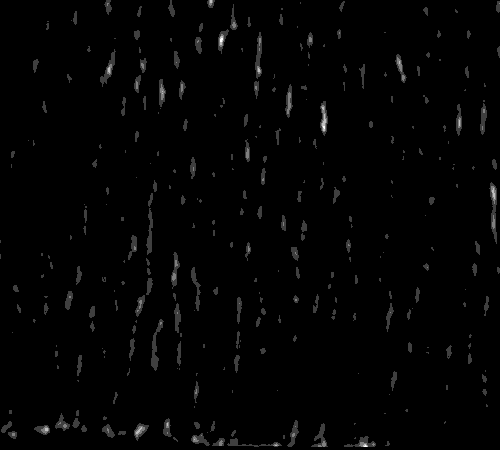
#> input picture myosin_example.tif, 500 x 450 px
$ jupyter execute --allow-errors radon_transform_example_notebook.ipynb
#> lines starting #> are read from the running program, lines starting #| are printed output that depends on the picture
#> further down, test_im is the input picture: shape (450, 500) uint16; min 0, max 1260, mean 75.6
### windowed_radon.py
#!/usr/bin/env python3
# -*- coding: utf-8 -*-

"""
Created on Mon Sep  14 11:13:23 2020

@author: nikolas, nclaussen@ucsb.edu


This module implements a windowed Radon transform as used in Ref.
https://doi.org/10.7554/eLife.27454. Rhe Radon transform is the integral
transform which takes a function f defined on the plane to a function Rf
defined on the (two-dimensional) space of lines in the plane,
whose value at a particular line is equal to the line integral of the
function over that line https://en.wikipedia.org/wiki/Radon_transform.

A windowed Radon transform subdivides an input image domain Omega into many
small rectangles and comutes the Radon transform of each. Thus, it can capture
the local anisotropy of the image. The output of the "true" Radon transform
of a function f(x,y) is anothe function Rf(alpha,s) where alpha is the line
angle and s its distance to the origin along the x-axis.

In addition, there are a number of related convenience functions.

"""

import numpy as np

from collections import Iterable

from skimage.transform import radon, rotate
from skimage.morphology import h_maxima, disk

from skimage.measure import label, regionprops
from scipy.ndimage import binary_dilation, gaussian_filter
from scipy.sparse import csc_matrix
from scipy.interpolate import NearestNDInterpolator

from sklearn import cluster

import matplotlib.pyplot as plt
from matplotlib.colors import Normalize


## Tensor post processing

def filter_field(field, image_filter, kwargs={}):
    """Apply a 2d image filter to all components of a vector or matrix field of shape (n_y, n_x, ...)"""
    is_scalar = (len(field.shape) == 2)
    is_vector = (len(field.shape) == 3)
    is_tensor = (len(field.shape) == 4)

    if is_scalar:
        output = image_filter(field, **kwargs)

    if is_vector:
        d1 = range(field.shape[-1])
        output = np.stack([image_filter(field[...,i], **kwargs) for i in d1], axis=-1)

    if is_tensor:
        d1 = range(field.shape[-2])
        d2 = range(field.shape[-1])
        output = np.stack([np.stack([image_filter(field[...,i, j], **kwargs) for i in d1], axis=-1)
                           for j in d2], axis=-1)
    return output


### Process detected lines


def flatten(lst, max_depth=1000, iter_count=0):
    """
    Flatten a list of lists into a list.

    Also works with inhomogeneous lists, e.g., [[0,1],2]. The argument
    depth determines how "deep" to flatten the list, e.g. with max_depth=1:
    [[(1,0), (1,0)]] -> [(1,0), (1,0)].

    Parameters
    ----------
    lst : list
        list-of-lists.
    max_depth : int, optional
        To what depth to flatten the list.
    iter_count : int, optional
        Helper argumenr for recursion depth determination.
    Returns
    -------
    iterator
        flattened list.

    """
    for el in lst:
        if (isinstance(el, Iterable) and not isinstance(el, (str, bytes))
                and iter_count < max_depth):
            yield from flatten(el, max_depth=max_depth,
                               iter_count=iter_count+1)
        else:
            yield el


# [19 lines left out: functions remap_angles, average_angles, not called in this run]


def merge_lines(lines, distance_threshold=5):
    """
    Merge lines detected by windowed radon transform.

    Merging removes duplicate lines (in particular from overlaping windows,
    and reduces clutter. Returns a single array of shape (...,4) of lines.
    """
    if type(lines) is list:
        lines = np.stack([np.hstack(x) for x in flatten(lines, max_depth=2)])
    clustering = cluster.AgglomerativeClustering(n_clusters=None, linkage='ward',
                                                 distance_threshold=distance_threshold).fit(lines[:,2:])
    labels = clustering.labels_
    # now merge points etc accordingly, weighting by intensity.
    lines_merged = []
    for n in range(labels.max()):
        lines_to_merge = lines[labels==n]
        if lines_to_merge.shape[0] == 1:
            lines_merged.append(lines_to_merge[0])
            continue
        weights = lines_to_merge[:,0]
        weights = weights/weights.sum()
        center = (lines_to_merge[:,2:].T *weights).sum(axis=-1)
        angle = average_angles(lines_to_merge[:,1], weights=weights)
        intensity = (lines_to_merge[:,0]*weights).sum()
        lines_merged.append(np.hstack([intensity, angle, center]))
    return np.stack(lines_merged)


### Plotting

# [79 lines left out: functions plot_line_segments_over_image, color_by_angle, smooth_tensor, remove_trace, not called in this run]


### Subroutines for windowed radon transform


def get_segment_com(im, angle, offset, pad=2):
    """Get parallel distance of line segment from image center."""
    e_len = int((im.shape[0]-1)/2)
    c = (-offset+e_len)
    rotated = rotate(im*disk(e_len), 90-180*angle/np.pi)
    rotated = rotated[c-pad: c+pad+1].sum(axis=0)
    rotated -= rotated.min()
    rotated /= (rotated.sum()+1e-2)
    return (rotated * np.arange(-e_len, e_len+1)).sum()


def shrink_to_centroid(binary_img):
    """Shrink connected components of binary image to their centroids"""
    labeled = label(binary_img)
    shrunk = np.zeros(binary_img.shape)
    for ind in [np.round(x['centroid']).astype(int) for x in regionprops(labeled)]:
        shrunk[ind[0], ind[1]] = 1
    return shrunk


def get_radon_tf_matrix(edge_length, theta=None, line_density=True,
                        correction=True):
    """
    Get matrix representation of Radon transform for given image size.

    The Radon transform is a linear operation and can therefore be represented
    by a matrix (which, additionally, is very sparse). For small image sizes
    (roughly < 100*100 pixels), using this matrix representation is much
    faster (x40) than skimage.transform.radon (by avoiding image rotation/
    interpolation). However, it can take some time to compute the matrix
    representation (2 mins for a 50*50 image).

    Uses the circle=True convention from skimage.transform.radon (i.e.
    assumes input image is zero outside the inscribed circle).

    Parameters
    ----------
    edge_length : int
        Image size. Must be odd.
    theta : np.array, optional
        Array of angles at which to evaluate the Radon transform.
        The default is None (set theta to
        np.linspace(0, 180, edge_length, endpoint=False)).
    line_density : bool, optional
        Whether to re-weight the radon transform so as to
        return not line integrals but line densities. If this
        is enabled, 2 pixels of the "offset" coordinate are cut off
        to avoid 0 division error.
    correction : bool, optional
        Whether to correct artifacts of radon transform
        (which can become prominent at small pixel values).
        Only works in combination with line_density.

    Returns
    -------
    matrix_rep : scipy.sparse.csc_matrix
        Sparse matrix representation of Radon transform.

    """
#> called with edge_length = 21, theta = array of shape (45,), line_density = True, correction = True
    assert edge_length % 2, "Edge length must be odd"
    e_len = int((edge_length-1)/2)
    if theta is None:
        theta = np.linspace(0, 180, edge_length, endpoint=False)
    delta = np.arange(-e_len, e_len+1)
    line_weights = 1/(2*np.sqrt(e_len**2-(delta)**2))
    cutoff = 2
    line_weights[:cutoff] = line_weights[-cutoff:] = 0

    if not line_density:
        matrix_rep = np.zeros((edge_length*len(theta),
                               edge_length, edge_length))
    if line_density:
        matrix_rep = np.zeros(((edge_length-2*cutoff)*len(theta),
                               edge_length, edge_length))
    ones = disk(e_len)
    trans_ones = radon(ones, theta=theta, preserve_range=True,
                       circle=True,)
    trans_ones = (trans_ones.T * line_weights).T[cutoff:-cutoff]

    for x in range(edge_length):
        for y in range(edge_length):
            # Ensure input image is zero outside the inscribed circle
            if (x-e_len)**2+(y-e_len)**2 > e_len**2:
                continue
            test = np.zeros((edge_length, edge_length))
            test[x, y] = 1
            trans = radon(test, theta=theta, preserve_range=True,
                          circle=True)
            if line_density:
                trans = (trans.T * line_weights).T[cutoff:-cutoff]
            if correction:
                trans = trans / trans_ones
            matrix_rep[:, x, y] = trans.flatten()
    if not line_density:
        matrix_rep = matrix_rep.reshape(edge_length*len(theta),
                                        edge_length*edge_length)
    if line_density:
        matrix_rep = matrix_rep.reshape((edge_length-2*cutoff)*len(theta),
                                        edge_length*edge_length)
    matrix_rep = csc_matrix(matrix_rep)
    return matrix_rep


def windowed_radon(img, radon_matrix, theta=None, method='h_maxima',
                   threshold_rel=2, threshold_rel_global=False,
                   threshold_mean=1.5, return_lines=False, debug=False):
    """
    Get coarse-grained anisotropy tensor for img via windowed Radon transform.

    Basic version with no support for curved surfaces, and only one option
    for maxima detection, to make code easier to read.

    See https://doi.org/10.7554/eLife.27454. This function first
    calculates a windowed Radon transform, then detects maxima of the Radon
    transform and finally computes a coarse-grained anisotropy tensor for each
    Radon patch according to tensorify_radon. Alternatively, the function can
    also return the centroid, orientation and intensity of each detected edge
    segment (for verification purposes). This information is returned in a
    2d-array like nested list format, each entry corresponding to the list
    of detected line segments from one particular Radon window.

    By default, the Radon transform is weighted so a to calculate the line
    density along each ray (this is done approximately).

    The crucial step in anisotropy detection is finding the maxima of the
    Radon transform. This is implemented using the h-maxima transform. It
    is necessary to tune the "h"-parameter of the h-maxima transform and check
    that your choice correctly detects all edge segment of interest.

    As an example of why maxima detection is so important, consider the Radon
    transform of an image containing a single line, and average over the
    projection distance delta, (so as to obtain a function of angle only). The
    result is _independent_ of the original line orientation!

    For performance reasons, this function uses a sparse matrix representation
    of the Radon transform, computed in advance using get_radon_tf_matrix.

    Parameters
    ----------
    img : np.array
        Input image.
    radon_matrix : sparse.csc_matrix
        Sparse matrix representing the Radon transform (remember, it's linear).
        Computed by get_radon_tf_matrix. Determines the size of the radon
        window.
    theta : np.array, optional
        Angles at which radon transform is computed. Defaults to
        np.linspace(0, np.pi, edge_length, endpoint=False) where edge_length
        is the window size (defined by the shape of radon_matrix).
    method : str, optional
        Either 'h_maxima' or 'global_maximum' (faster).
    threshold_rel : float, optional
        Threshold for maxima detection in radon transform. For "h_maxima",
        this is the minimal height of maxima in units of the Radon transform's
        standard deviation. For "peak_local_max", it is the minimal height of
        maxima in multiples of the global maximum.
    threshold_mean : float, optional
        2nd auxilliary threshold. All Radon transform maxima must be at least
        threshold_mean * mean(Radon transform). This removes e.g. the global
        maximum always returned by the h maxima transform if it is not
        sufficiently pronounced.
    threshold_rel_global :  float, optional
        Global threshold for h-maxima computation, in units of image
        std deviation. If non-zero, overrules the local h-maxima thresholds.
        Use when large regions of image contain no anisotropy.
    return_lines : bool, optional
        Whether to also return a list of centroids, orientations & intensities
        of all detected edges instead of just the coarse-grained anisotropy
        tensor.

    Returns
    -------
    lines : list of lists of np.arrays of shape (..., 4)
        Returned only if return_lines is True. Lines detected in each window,
        formatted as follows (x_coord, y_coord,
    m :  np.array of shape (...,..., 2, 2)
        Coarse grained anisotropy tensor. The first two axes are "spatial"
        indices and have the following extent:
            ceil(2*(img_shape - edge_length+1)/(edge_length+1)),
        where edge_length is the radon window size.

    """
#> called with theta = array of shape (45,), method = 'global_maximum', threshold_rel = 2, threshold_rel_global = False, threshold_mean = 1.75, return_lines = True, debug = False
    edge_length = np.sqrt(radon_matrix.shape[1]).astype(int)
    e_len = int((edge_length-1)/2)
    if theta is None:
        theta = np.linspace(0, np.pi, int(radon_matrix.shape[0]/(edge_length-4)),
                            endpoint=False)
    e_len_cut = int((radon_matrix.shape[0] / theta.size-1)/2)
#> e_len_cut = 8
    delta = np.arange(-e_len_cut, e_len_cut+1)
#> delta = 17 values from -8 to 8
    # needed because line_density radon transform returns cut-off

    # director matrix
    q_matrix = np.array([[np.sin(theta)**2, -np.sin(theta)*np.cos(theta)],
                         [-np.sin(theta)*np.cos(theta), np.cos(theta)**2]])

    global_h = threshold_rel_global * img.std()
#> global_h = 0

    # iterate over sub-arrays
    m = []
    lines = []
    for r in np.arange(e_len, img.shape[0]-e_len, e_len+1):
        m_row = []
        lines_row = []
        for c in np.arange(e_len, img.shape[1]-e_len, e_len+1):
            patch = img[r-e_len:r+e_len+1, c-e_len:c+e_len+1]
            radon_window = radon_matrix.dot(patch.flatten())
            radon_window = radon_window.reshape(2*e_len_cut+1, theta.size)
            # compute mean based threshold for maxima
            thr_mean = (radon_window.min()+
                        threshold_mean*(np.median(radon_window)-radon_window.min()))
            if method == 'h_maxima':
                h = (global_h if global_h
                     else radon_window.std()*threshold_rel+1e-2)
                max_mask = h_maxima(radon_window, h)
                max_mask = binary_dilation(max_mask, iterations=1)
                max_mask *= (radon_window > thr_mean)
            if method == 'global_maximum':
                max_mask = np.zeros(radon_window.shape)
                ind = np.unravel_index(np.argmax(radon_window, axis=None), radon_window.shape)
                max_mask[ind] = radon_window[ind] > thr_mean
            if method == 'thr_mean':
                max_mask = radon_window > thr_mean

            if return_lines and max_mask.any():
                max_mask = shrink_to_centroid(max_mask)
                # now, get centers of lines for each maximum
                max_intensity = radon_window[max_mask.astype(bool)]
                max_delta = delta[np.where(max_mask)[0]]
                max_theta = theta[np.where(max_mask)[1]]
                # get distance of line segment centroids to image center,
                # component orthogonal to line orientation
                max_center = max_delta * np.stack([np.cos(max_theta),
                                                   -np.sin(max_theta)])
                # component parallel to line orientation
                par_com = np.array([get_segment_com(patch, ang, off,
                                                    pad=2)
                                    for ang, off in zip(max_theta, max_delta)])
                # add to coordinates of radon window center
                max_center += par_com * np.stack([np.sin(max_theta),
                                                  np.cos(max_theta)])
                max_loc = max_center.T + np.array([c, r])
                lines_row.append(list(zip(max_intensity, max_theta, max_loc)))
            else:
                lines_row.append([])
            if debug:
                print(r,c)
                for l in lines_row[-1]:
                    print('theta', 180/np.pi*l[1])
                    print('loc', l[2])
                    a, b = np.sin(l[1]), np.cos(l[1])
                    plt.plot(5*np.array([-a, 0, a])+l[2][0]+e_len-c,
                             5*np.array([-b, 0, b])+l[2][1]+e_len-r, color='red', lw=1)
                plt.imshow(patch*disk(e_len), vmin=0, vmax=1)
                plt.show()
            radon_window = (radon_window * max_mask).sum(axis=0)
            m_row.append((q_matrix * radon_window).sum(axis=2))
        lines.append(lines_row)
        m.append(m_row)
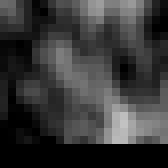
#> patch: shape (21, 21) uint16 (shown 8 times larger); min 0, max 194, mean 55.6
    m = np.stack(m)
    if return_lines:
        return lines, m
    return m


# [72 lines left out: function windowed_radon_nomax, not called in this run]

### radon_transform_example_notebook.ipynb
## Windowed Radon transform to measure image anisotropy

This notebook demonstrates the use of the `windowed_radon` module on a test dataset (anisotropically distributed myosin molecular motors in the _Drosophila_ blastoderm, [Streichan et al., eLife 2018](https://elifesciences.org/articles/27454)).

[cell 1]
import numpy as np

import matplotlib.pyplot as plt
import matplotlib as mpl

from scipy import ndimage

from skimage import transform, io

import windowed_radon as wr

from tqdm.notebook import tqdm

[cell 2]
# load example image

test_im = io.imread('myosin_example.tif')

We first chose the `size` of the patches on which we will run the Radon transform. Chose this to be comparable to the length of the anisotropic structure you want to detect. The code pre-compute the sparse matrix representing the radon transform for increase speed.

The second set of parameters relates to how peaks/maxima after Radon transform (corresponding to line elements) are detected. You may need to fiddle with this `threshold`.

[cell 3]
# radon transform window size and angular resolution is defined here
# you can ignore the zero-division warning

size = 21  # 31, 19
e_len = int((size-1)/2)

theta = np.linspace(0, 180, 45, endpoint=False)
radon_matrix = wr.get_radon_tf_matrix(size, theta=theta)

# mean threshold removes peaks in radon plane which are < threshold * average line density in patch

threshold = 1.75

[cell 4]
# compute the radon transform of the test image
# with the 'return_lines' option, both a list of detected lines and a myosin tensor are returned

lines, m_tensor = wr.windowed_radon(test_im, radon_matrix, theta=theta*np.pi/180, threshold_mean=threshold,
                                    method='global_maximum', return_lines=True)

# merge detected lines from adjacent detection windows
#> (the rest of this cell did not finish here and is left out)


[cell 5]
# plot the detected lines over the image for quality check

fig = plt.figure(figsize=(25,25))

plt.imshow(test_im, cmap='gray', vmin=0, vmax=500) #500

length = 5
#> (the rest of this cell did not finish here and is left out)

From the detected line elements, we can compute a nematic tensor to measure the smoothed-out anisotropy in the image. The eigenvalues of the nematic tensor `m_tensor` represent anisotropy strength, and the eigenvectors the anisotropy orientation.

[cell 6]
# smooth & optionally resize the nematic tensor. Smoothing is required to get a sensible result

sigma_space = 3

m_smooth = wr.filter_field(m_tensor, ndimage.gaussian_filter, kwargs={'sigma': sigma_space})

target_shape = (256, 218)

m_smooth = wr.filter_field(m_smooth, transform.resize, kwargs={'output_shape': target_shape})

[cell 7]
# plot the norm

norm_test = np.linalg.norm(m_smooth, axis=(-2, -1))
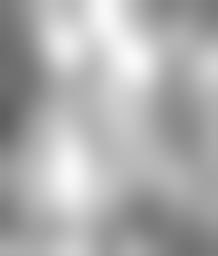
#> norm_test: shape (256, 218) float64; min 93.67, max 249.7, mean 174.1
plt.imshow(norm_test, vmin=50, vmax=300)
plt.colorbar()
plt.show()
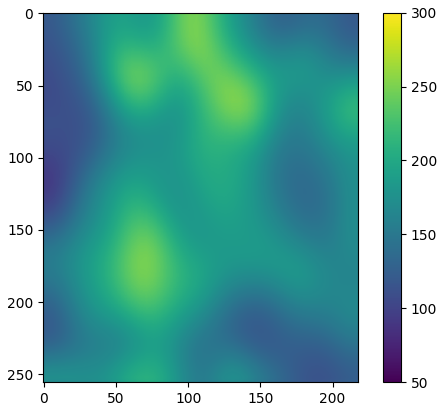
#> figure drawn by matplotlib, 2 panels

[cell 8]
# save the computed tensor

np.save('test_tensor.npy', m_smooth)
